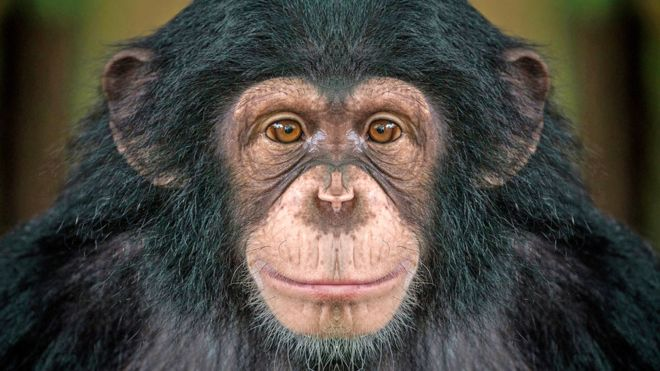
#> input picture image.jpg, 660 x 371 px
$ python convert.py
#> lines starting #> are read from the running program, lines starting #| are printed output that depends on the picture
import os
from skimage.color import rgb2gray
from skimage import io

original = io.imread("image.jpg")
#> original is the input picture: shape (371, 660, 3); mean R, G, B 74.4, 70.5, 63.8
grayscale = rgb2gray(original)
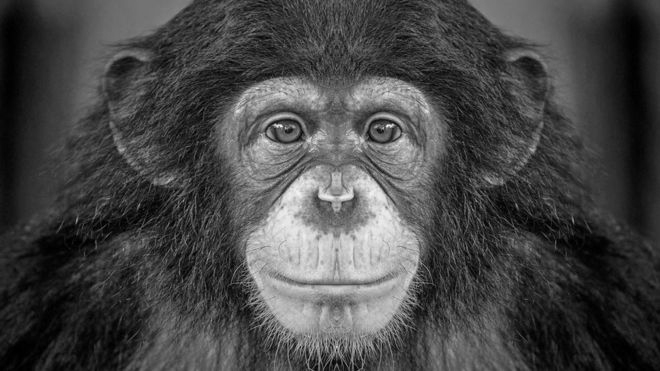
#> grayscale: shape (371, 660) float64; min 0, max 0.985, mean 0.278

io.imsave("image_gray.jpg", grayscale)
